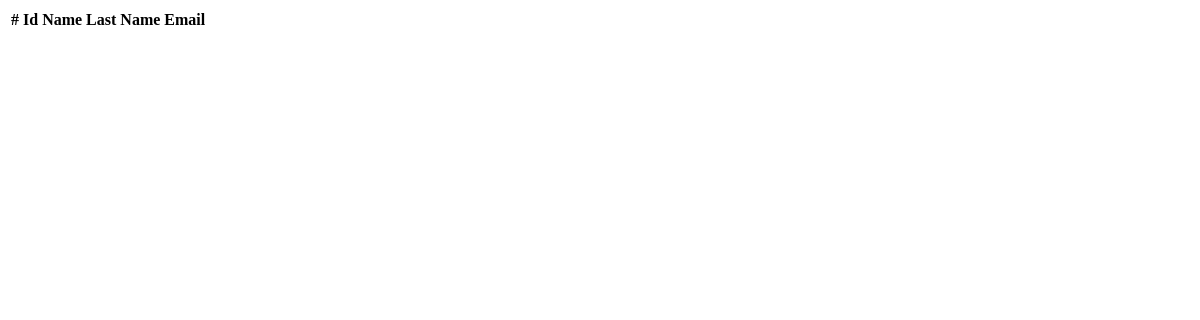
/test/devs-template/, run on an earlier commit of the app's database.
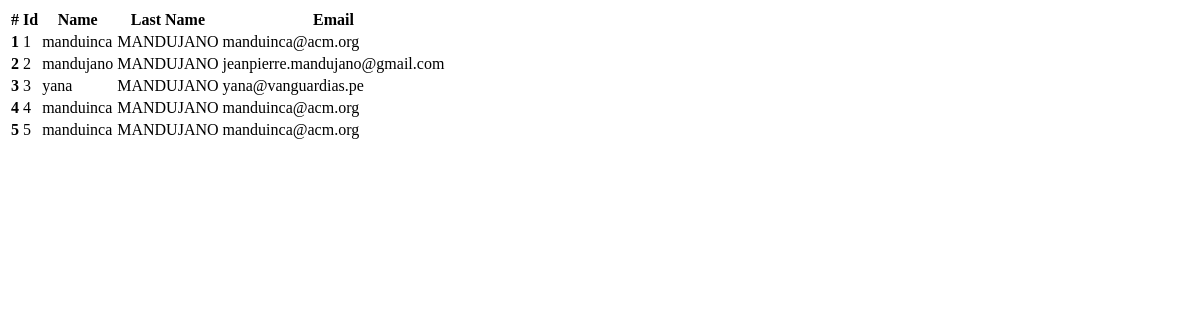
And on a later commit of the database.
### apps/testapp/models.py (models this page shows, shortened)
class Developer(models.Model):
    name = models.CharField(
        max_length=50
    )
    lastname = models.CharField(
        max_length=50
    )
    email = models.EmailField(
        default=None
    )

### apps/testapp/views.py (the view)
def devs_template(request):
    devs = Developer.objects.all()
    context = {'devs': devs}
    return render(request, 'test/testapp.html', context)

### area51/templates/test/testapp.html (shortened to what this page needs)
<!DOCTYPE html>
<html lang="es">
<head>
</head>
<body>
    <div>
        <table>
            <thead>
                <tr>
                    <th>#</th>
                    <th>Id</th>
                    <th>Name</th>
                    <th>Last Name</th>
                    <th>Email</th>
                </tr>
            </thead>
            <tbody>
            {% for dev in devs %}
                <tr>
                    <th> {{ forloop.counter }} </th>
                    <td> {{ dev.id }} </td>
                    <td> {{ dev.name }} </td>
                    <td> {{ dev.lastname | upper }} </td>
                    <td> {{ dev.email }} </td>
                </tr>
            {% endfor %}
            </tbody>
        </table>
    </div>
</body>
</html>

What changed in the data, as far as the page shows it:
added Developer: id "1", name "manduinca", lastname "MANDUJANO", email "manduinca@acm.org"
added Developer: id "2", name "mandujano", lastname "MANDUJANO", email "jeanpierre.mandujano@gmail.com"
added Developer: id "3", name "yana", lastname "MANDUJANO", email "yana@vanguardias.pe"
added Developer: id "4", name "manduinca", lastname "MANDUJANO", email "manduinca@acm.org"
added Developer: id "5", name "manduinca", lastname "MANDUJANO", email "manduinca@acm.org"
